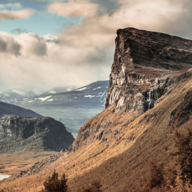
#> input picture public/android-chrome-192x192.png, 192 x 192 px
$ python pil-compress.py public/android-chrome-192x192.png
#> lines starting #> are read from the running program, lines starting #| are printed output that depends on the picture
#!/usr/bin/env python

from PIL import Image
import os
import glob
import sys

args = sys.argv[1:]
for i in args:
	img = Image.open(i)
#> img is the input picture: PIL image 192x192 RGBA; mean R, G, B, A 147.6, 131.4, 116.1, 255
	img = img.resize((800,800),Image.Resampling.LANCZOS)
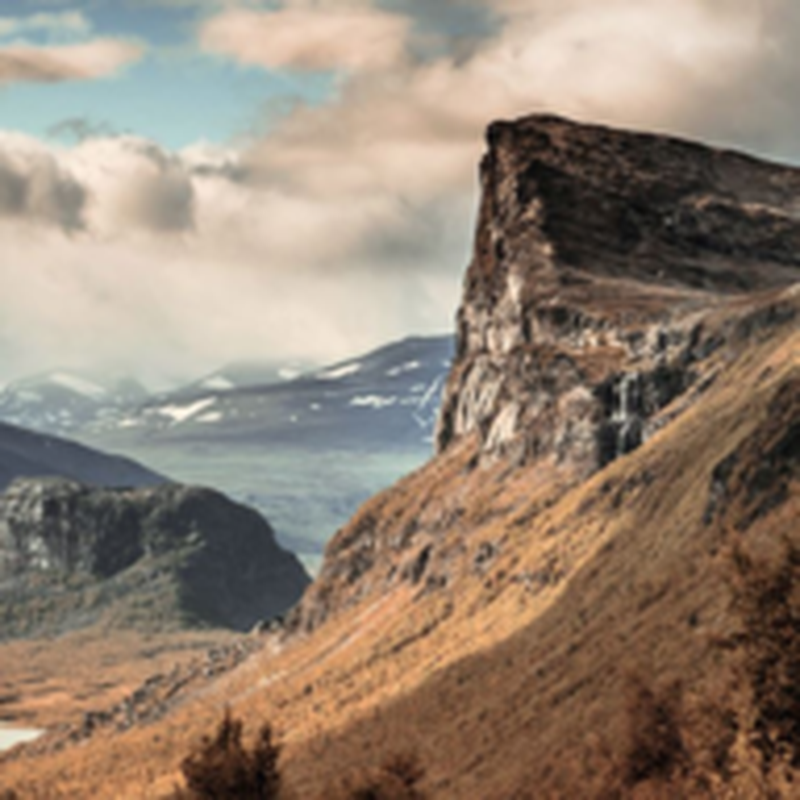
#> img: PIL image 800x800 RGBA; mean R, G, B, A 147.6, 131.4, 116.1, 255
	img.save(i,optimize=True,quality=80)
